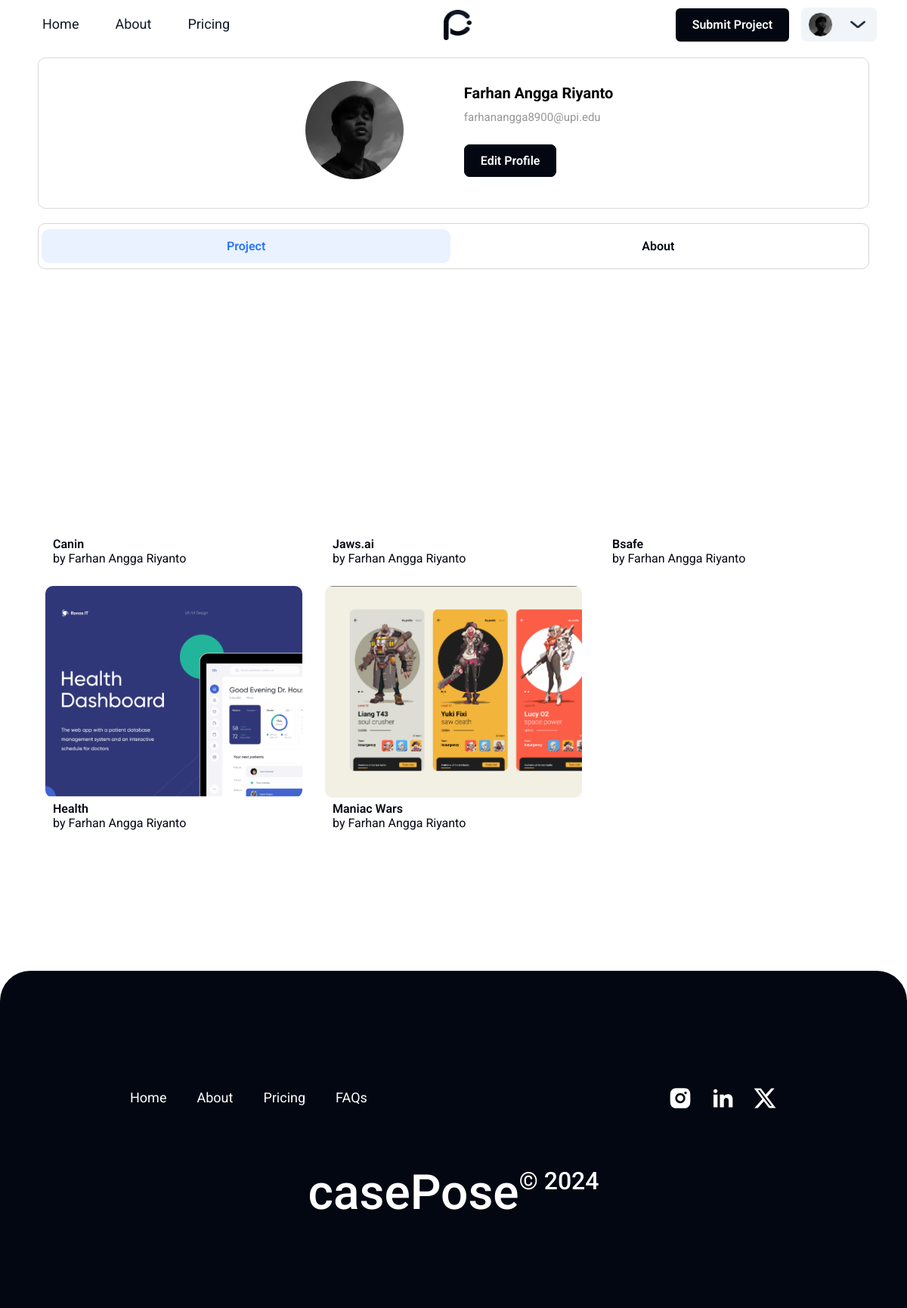
The app's page /after/profil.php (signed in) with its own data.
### tables this page shows
CREATE TABLE `user` (
  `userId` varchar(255) NOT NULL,
  `firstName` varchar(255) NOT NULL,
  `lastName` varchar(255) NOT NULL,
  `email` varchar(255) NOT NULL,
  `password` varchar(255) NOT NULL,
  `profilePicture` varchar(255) DEFAULT NULL,
  `personalWeb` varchar(255) DEFAULT NULL,
  `instagram` varchar(255) DEFAULT NULL,
  `linkedin` varchar(255) DEFAULT NULL,
  `github` varchar(255) DEFAULT NULL,
  `medium` varchar(255) DEFAULT NULL,
  `x` varchar(255) DEFAULT NULL,
  `about_me` text DEFAULT NULL
);

CREATE TABLE `project` (
  `projectId` varchar(255) NOT NULL,
  `projectName` varchar(255) DEFAULT NULL,
  `projectType` varchar(255) DEFAULT NULL,
  `projectDescription` text DEFAULT NULL,
  `projectLink` varchar(255) DEFAULT NULL,
  `projectPicture` varchar(255) DEFAULT NULL,
  `uploadDate` date DEFAULT NULL,
  `projectStatus` varchar(255) DEFAULT NULL,
  `projectTag` varchar(255) NOT NULL,
  `userId` varchar(255) DEFAULT NULL
);

### php/read-users.php (called while the page is built, shortened)
<?php
$userId = $_SESSION["userId"];
$sql = mysqli_query($conn,"SELECT * FROM user WHERE userId ='$userId'");
$rows = mysqli_fetch_assoc($sql);
$sql_2 = mysqli_query($conn,"SELECT CONCAT(firstName,' ',lastName)AS nama_lengkap FROM user WHERE userId = '$userId'");
$nama_lengkap = mysqli_fetch_assoc($sql_2);
?>

### php/read-project.php (called while the page is built, shortened)
<?php
include '../php/connection.php';
$userId = $_SESSION["userId"];
$sqlp_1 = mysqli_query($conn," SELECT p.userId AS id_user,p.projectId AS id_project
,p.projectPicture AS foto_project,p.projectName AS nama_project,
CONCAT(u.firstName,' ',u.lastName) AS nama_lengkap_2 FROM project p
JOIN user u ON p.userId = u.userId WHERE p.userId = '$userId'");
?>

### after/profil.php (the view, shortened to what this page needs)
<?php
include '../php/connection.php';
include '../php/read-project.php';
include '../php/read-users.php';
?>
<!DOCTYPE html>
<html lang="en">
<head>
    <link rel="stylesheet" href="../style/style_profil.css">
    <link rel="stylesheet" href="../style/nav_bar.css">
    <link rel="stylesheet" href="../style/footer.css">
    <link rel="stylesheet" href="../style/global.css">
    <link rel="stylesheet" href="../style/card.css">
</head>
<body>
    <nav>
    <div class="navbar">
            <div class="navbar-menu">
                <a href="index.php" class="navbar-item "><span class="navbar-text">Home</span></a>
                <a href="about.php" class="navbar-item"><span class="navbar-text">About</span></a>
                <a href="pricing.php" class="navbar-item"><span class="navbar-text">Pricing</span></a>
            </div>
        <div class="navbar-logo"><a href="index.php"><img src="../asset/logo/logo_2.png" alt=""></a></div>
        <div class="navbar-actions">
            <a href="submit-project/submit-project-1.php" class="navbar-button-alt"><div class="navbar-button-text-alt">Submit Project</div></a>
            <div class="button-dropdown">
                <div class="button-dropdown-1 margin-auto">
                    <div class="foto-profil" style="<?php
                    if ($rows["profilePicture"] == ""){
                        echo "background-image:url('../asset/users/user/default-profil.jpg');";
                    } else {
                        echo "background-image:url('../asset/users/user/".$rows["profilePicture"]."');";
                    }
                    ?>"></div>
                </div>
                <div class="button-dropdown-2 margin-auto">
                    <img src="../asset/chevron-down.png" alt="" class="button-contained-img">
                </div>
            </div>
        </div>
    </div>
</nav> <br><br><br><br>
    <div class="profil">
        <div class="profil_2">
            <div class="profil_foto" style="<?php
                    if ($rows["profilePicture"] == ""){
                        echo "background-image:url('../asset/users/user/default-profil.jpg');";
                    } else {
                        echo "background-image:url('../asset/users/user/".$rows["profilePicture"]."');";
                    }
                    ?>">
            </div>
            <div class="profil_desc"><br>
                <div class="profil-desc-name">
                    <label class="bold2 font-name" ><?php echo $nama_lengkap['nama_lengkap'] ?></label>
                </div >
                <div class="profil-desc-email">
                    <label for="" class="grey" style="font-size: 15px;"><?php echo $rows['email']?></label>
                </div><br>
                <div class="profil-desc-button">
                    <a href="edit profil/edit_profil_general.php" class="button_2" >Edit Profile</a> <a href=""></a>
                </div>
            </div>
        </div>
    </div>
    <br>
    <div class="profil_bagan">
        <div style="margin: 4px 4px 4px 4px;">
            <a href="profil.php" class="button_3 active">Project</a>
        </div>
        <div style="margin: 4px 4px 4px 4px;">
            <a href="profil_about.php" class="button_3">About</a>
        </div>
    </div>
    <br>
    <div class="content_card">
        <?php while($rows_project = mysqli_fetch_assoc($sqlp_1)):?>
        <a href="<?php echo 'detail_project_user.php?idproject='.$rows_project["id_project"];?>"><div class="card">
            <div class="card_image" style="background-image: url('../asset/users/project/halaman/<?php echo $rows_project["foto_project"]?>');">
                <div class="card_image_hover"></div>
            </div>
            <div class="div-label">
                <label class="roboto bold"><?php echo $rows_project["nama_project"]?></label><br>
                <label for=""class="roboto">by <?php echo $rows_project["nama_lengkap_2"];?></label>
            </div>
        </div></a>
        <?php endwhile;?>
    </div>
    <br>
    <footer class="footer">
        <div class="footer-navigation">
            <div class="footer-navigation-item">
                <a href="index.php" class="footer-frame"><div class="footer-text-wrapper-1">Home</div></a>
                <a href="about.php" class="footer-frame"><div class="footer-text-wrapper-1">About</div></a>
                <a href="pricing.php" class="footer-frame"><div class="footer-text-wrapper-1">Pricing</div></a>
                <a href="faqs.php" class="footer-frame"><div class="footer-text-wrapper-1">FAQs</div></a>
            </div>
            <div class="footer-navigation-button">
                <a href="https://instagram.com" class="footer-social-button" target="_blank" rel="noopener" title="Follow us on Instagram">
                </a>
                <a href="https://linkedin.com" class="footer-social-button" target="_blank" rel="noopener" title="Connect with us on LinkedIn">
                </a>
                <a href="https://twitter.com" class="footer-social-button" target="_blank" rel="noopener" title="Follow us on Twitter">
                </a>
            </div>
        </div>
        <div class="footer-logo">
            <div class="footer-copyright">
                <div class="footer-text-wrapper-2">casePose</div>
                <div class="footer-text-wrapper-3">© 2024</div>
            </div>
        </div>
    </footer>
</body>
</html>

### style/style_profil.css (style rules this page uses)
* { text-decoration: none; list-style: none; box-sizing: border-box; }
body { margin: 0 ; }
.button_2 { border: 2px solid rgba(3, 7, 18, 1); background-color: rgba(3, 7, 18, 1); color: rgba(255, 255, 255, 1); padding: 10px 20px ; font-weight: 600; border-radius: 8px; transition-duration: 0.5s; }
.button_3 { color: rgba(3, 7, 18, 1); padding: 13px 245px; font-weight: 600; border-radius: 10px; transition-duration: 0.2s; }
.active { color:rgb(39, 115, 255); background-color: rgba(229, 238, 255, 0.765); }
.profil { height: 200px; width: 1100px; margin: 0 auto; padding: 15px 0px; display: flex; background-color: rgb(255, 255, 255); border-radius: 10px; border: 1px solid rgb(218, 218, 218); }
.profil_2 { width: auto; margin: 0 auto; height: 120px; display: flex; }
.profil_foto { background-size: 130px; height: 130px; width: 130px; margin: 15px; border-radius: 100px; line-height: 130px; margin-right: 40px; }
.profil_desc { margin-left: 40px; gap: 20px; }
.profil-desc-email { margin-top: 10px; }
.profil_bagan { width: 1100px; margin: 0 auto; padding: 16px 0px; display: flex; border-radius: 10px; border: 1px solid rgb(213, 213, 213); }
.profil-desc-button { margin-top: 20px; }
.font-name { font-size: 20px; }

### style/nav_bar.css (style rules this page uses)
* { font-family: roboto !important; box-sizing: border-box; }
.navbar { display: flex; justify-content: space-between; align-items: center; position: fixed; height: 65px; width: 100%; background-color: rgba(255, 255, 255, 1); z-index: 99; transition: padding 0.5s; padding: 12px 160px; transition: width 0.5s ease-in-out; }
.navbar-menu { display: inline-flex; align-items: center; gap: 16px; position: relative; flex: 0 0 auto; margin: 0; }
.navbar .navbar-item { background-color: transparent; border-bottom: 2px solid transparent; color: rgba(17, 24, 39, 1); cursor: pointer; display: inline-block; font-family: Roboto !important; font-size: 18px; font-weight: 400; line-height: 140%; margin: 0 4px; padding: 8px 12px; text-decoration: none; }
.navbar-text { display: block; }
.navbar .navbar-logo { height: 40px; width: 40px; margin: 0; }
.navbar-logo img { height: 40px; width: 37px; transition: filter 0.5s ease-in-out; }
.navbar-actions { display: inline-flex; align-items: center; justify-content: flex-end; gap: 16px; position: relative; flex: 0 0 auto; margin: 0; }
.navbar .navbar-button, .navbar .navbar-button-alt { display: inline-flex; align-items: center; justify-content: center; padding: 12px 20px; border-radius: 6px; text-decoration: none; cursor: pointer; transition: 0.5s; }
.navbar .navbar-button-alt { border: 2px solid rgba(3, 7, 18, 1); background-color: rgba(3, 7, 18, 1); color: rgba(255, 255, 255, 1); }
.navbar-button-text, .navbar-button-text-alt { position: relative; font-family: Roboto; font-weight: 600; letter-spacing: 0px; line-height: 100%; white-space: nowrap; font-style: normal; }
.foto-profil { background-size: 33px; height: 33px; width: 33px; border-radius: 50px; border: 1px solid rgba(233, 233, 235, 1); }
.button-dropdown { background-color: #F1F5F9; width: 100px; height: 45px; border-radius: 7px; margin: auto 0; position: relative; display: flex; transition: 0.5s ease-out; }
.button-dropdown-1 { margin: 0 auto; width: 45px; height: 45px; padding: 6px; }
.button-dropdown-2 { margin: 0 auto; width: 45px; height: 45px; padding: 12px; }
.button-contained-img { width: 20px; height: 10px; }
@media (max-width: 1200px) { .navbar { padding: 10px 2.5rem; } }

### style/global.css (style rules this page uses)
.grey { color: rgb(150, 150, 150); }
.bold { font-weight: 600; }
.bold2 { font-weight: 700; }
.margin-auto { margin: auto }

### style/card.css (style rules this page uses)
* { text-decoration: none; list-style: none; }
body { display: block; }
.content_card { margin: 30px auto 100px; width: 1080px; max-width: 1100px; display: flex; flex-wrap: wrap; gap: 0px 30px; }
.card { width: 340px; margin-top: 20px; max-width: 340px; height: auto; aspect-ratio: 340 / 330; border-radius: 10px; color: rgba(3, 7, 18, 1); transition-duration: 0.5s; }
.card_image { background-size: cover; border-radius: 10px; max-width: 340px; height: auto; aspect-ratio: 340 / 280; }
.card_image_hover { border-radius: 10px; height: auto; aspect-ratio: 340 / 280; transition-duration: 0.5s; }
.div-label { padding: 5px 10px; width: 80vv; }

### records on screen
user: profilePicture (picture), email "farhanangga8900@upi.edu"
project: projectName "Canin", nama_lengkap_2 "Farhan Angga Riyanto"
project: projectName "Jaws.ai", nama_lengkap_2 "Farhan Angga Riyanto"
project: projectName "Bsafe", nama_lengkap_2 "Farhan Angga Riyanto"
project: projectPicture (picture), projectName "Health", nama_lengkap_2 "Farhan Angga Riyanto"
project: projectPicture (picture), projectName "Maniac Wars", nama_lengkap_2 "Farhan Angga Riyanto"

### other values on screen
$nama_lengkap['nama_lengkap'] "Farhan Angga Riyanto"
